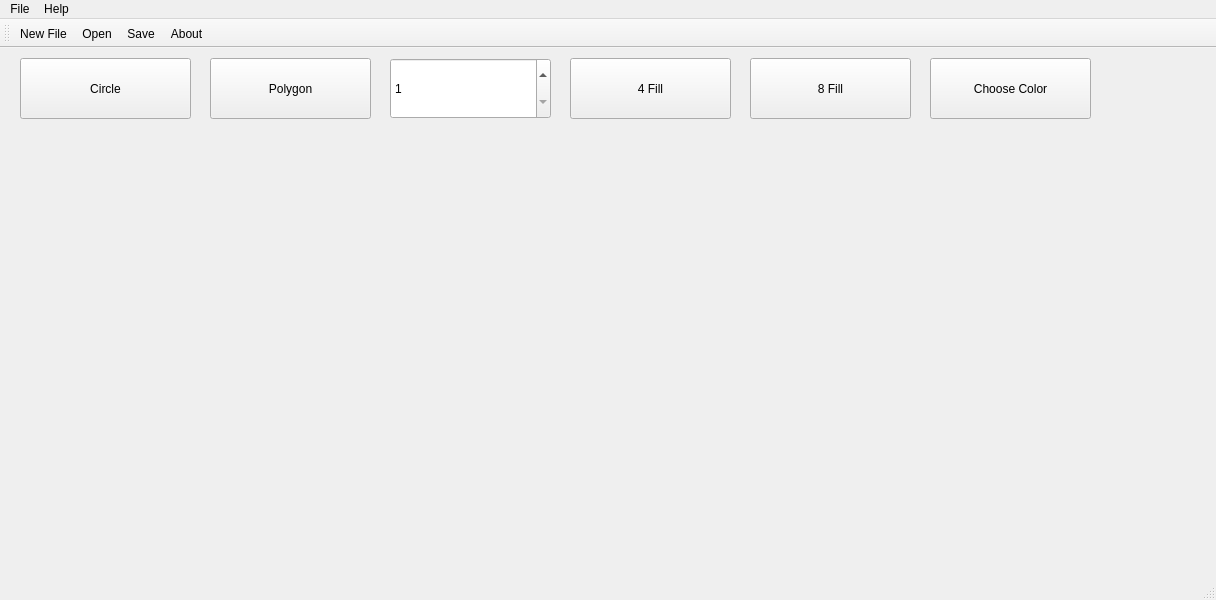
<?xml version="1.0" encoding="UTF-8"?>
<ui version="4.0">
 <class>MainWindow</class>
 <widget class="QMainWindow" name="MainWindow">
  <property name="geometry">
   <rect>
    <x>0</x>
    <y>0</y>
    <width>1216</width>
    <height>600</height>
   </rect>
  </property>
  <property name="windowTitle">
   <string>MainWindow</string>
  </property>
  <widget class="QWidget" name="centralwidget">
   <widget class="QPushButton" name="circleButton">
    <property name="geometry">
     <rect>
      <x>20</x>
      <y>10</y>
      <width>171</width>
      <height>61</height>
     </rect>
    </property>
    <property name="text">
     <string>Circle</string>
    </property>
    <property name="checkable">
     <bool>true</bool>
    </property>
   </widget>
   <widget class="QPushButton" name="polygonButton">
    <property name="geometry">
     <rect>
      <x>210</x>
      <y>10</y>
      <width>161</width>
      <height>61</height>
     </rect>
    </property>
    <property name="text">
     <string>Polygon</string>
    </property>
    <property name="checkable">
     <bool>true</bool>
    </property>
   </widget>
   <widget class="QPushButton" name="fillButton">
    <property name="geometry">
     <rect>
      <x>570</x>
      <y>10</y>
      <width>161</width>
      <height>61</height>
     </rect>
    </property>
    <property name="text">
     <string>4 Fill</string>
    </property>
    <property name="checkable">
     <bool>true</bool>
    </property>
    <property name="checked">
     <bool>false</bool>
    </property>
   </widget>
   <widget class="QPushButton" name="colorButton">
    <property name="geometry">
     <rect>
      <x>930</x>
      <y>10</y>
      <width>161</width>
      <height>61</height>
     </rect>
    </property>
    <property name="text">
     <string>Choose Color</string>
    </property>
   </widget>
   <widget class="QPushButton" name="fill8Button">
    <property name="geometry">
     <rect>
      <x>750</x>
      <y>10</y>
      <width>161</width>
      <height>61</height>
     </rect>
    </property>
    <property name="text">
     <string>8 Fill</string>
    </property>
    <property name="checkable">
     <bool>true</bool>
    </property>
   </widget>
   <widget class="QSpinBox" name="widthBox">
    <property name="geometry">
     <rect>
      <x>390</x>
      <y>10</y>
      <width>161</width>
      <height>61</height>
     </rect>
    </property>
    <property name="minimum">
     <number>1</number>
    </property>
    <property name="maximum">
     <number>3</number>
    </property>
   </widget>
  </widget>
  <widget class="QMenuBar" name="menubar">
   <property name="geometry">
    <rect>
     <x>0</x>
     <y>0</y>
     <width>1216</width>
     <height>21</height>
    </rect>
   </property>
   <widget class="QMenu" name="menuFile">
    <property name="title">
     <string>File</string>
    </property>
    <addaction name="actionNew_File"/>
    <addaction name="actionOpen"/>
    <addaction name="actionSave"/>
   </widget>
   <widget class="QMenu" name="menuHelp">
    <property name="title">
     <string>Help</string>
    </property>
    <addaction name="actionAbout"/>
   </widget>
   <addaction name="menuFile"/>
   <addaction name="menuHelp"/>
  </widget>
  <widget class="QStatusBar" name="statusbar"/>
  <widget class="QToolBar" name="toolBar">
   <property name="windowTitle">
    <string>toolBar</string>
   </property>
   <attribute name="toolBarArea">
    <enum>TopToolBarArea</enum>
   </attribute>
   <attribute name="toolBarBreak">
    <bool>false</bool>
   </attribute>
   <addaction name="actionNew_File"/>
   <addaction name="actionOpen"/>
   <addaction name="actionSave"/>
   <addaction name="actionAbout"/>
  </widget>
  <action name="actionSave">
   <property name="icon">
    <iconset resource="resourses.qrc">
     <normaloff>:/rec/img/save.png</normaloff>:/rec/img/save.png</iconset>
   </property>
   <property name="text">
    <string>Save</string>
   </property>
  </action>
  <action name="actionOpen">
   <property name="icon">
    <iconset resource="resourses.qrc">
     <normaloff>:/rec/img/open.png</normaloff>:/rec/img/open.png</iconset>
   </property>
   <property name="text">
    <string>Open</string>
   </property>
  </action>
  <action name="actionAbout">
   <property name="icon">
    <iconset resource="resourses.qrc">
     <normaloff>:/rec/img/about.png</normaloff>:/rec/img/about.png</iconset>
   </property>
   <property name="text">
    <string>About</string>
   </property>
  </action>
  <action name="actionNew_File">
   <property name="icon">
    <iconset resource="resourses.qrc">
     <normaloff>:/rec/img/new.png</normaloff>:/rec/img/new.png</iconset>
   </property>
   <property name="text">
    <string>New File</string>
   </property>
  </action>
 </widget>
 <resources>
  <include location="resourses.qrc"/>
 </resources>
 <connections/>
</ui>
